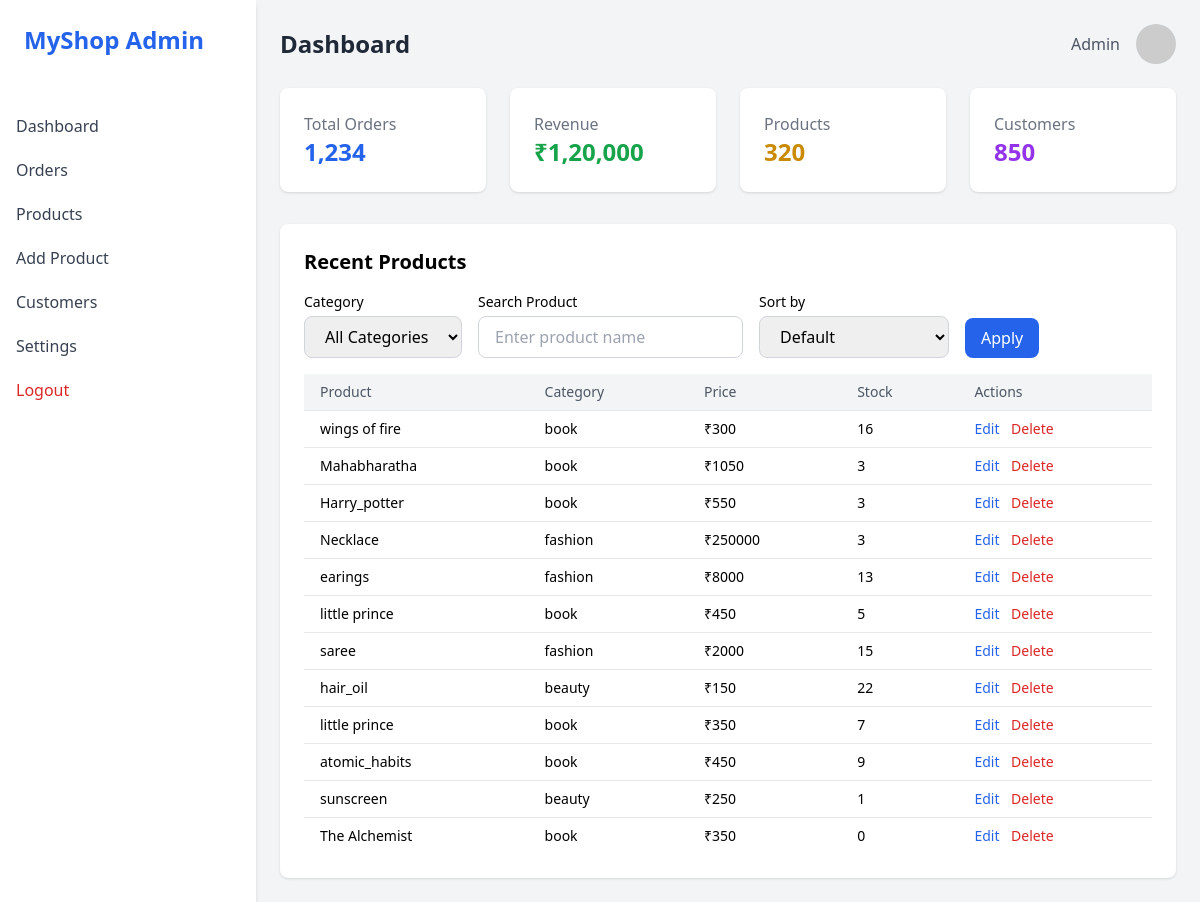
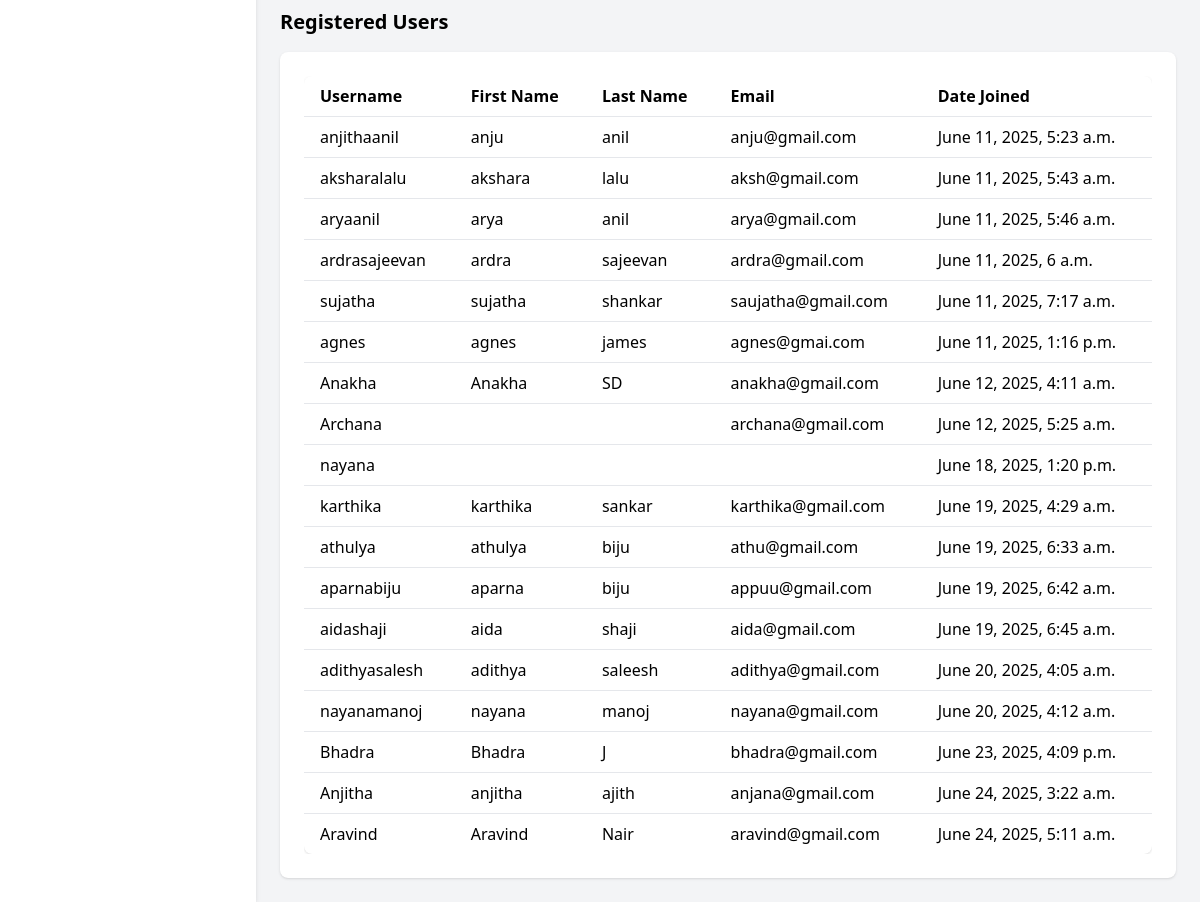
The page /dashboard/ (signed in) on the database its author committed (2 pictures, top to bottom).
### client_app/models.py (models this page shows, shortened)
class Product(models.Model):
    name = models.CharField(max_length=100, null=True)
    price = models.IntegerField(null=True)
    stock = models.IntegerField(null=True)
    product_image = models.ImageField(upload_to='media/', null=True)
    categ = models.ForeignKey('Category', on_delete=models.CASCADE, null=True, related_name='products')
    description = models.TextField(null=True, blank=True)

class Category(models.Model):
    name = models.CharField(max_length=100, null=True)
    description = models.TextField(null=True, blank=True)

### client_app/views.py (the view)
# urls.py: path('dashboard/', views.dashboard, name='dashboard'),
@login_required
def dashboard(request):
    if not request.user.is_staff:
        return render(request, 'access_denied.html')  # 🔒 Show error for normal users
    selected_category = request.GET.get('category_id')
    search_query = request.GET.get('search', '')
    sort_by = request.GET.get('sort', '')
    products = Product.objects.all()
    if selected_category:
        products = products.filter(categ__id=selected_category)
    if search_query:
        products = products.filter(name__icontains=search_query)
    if sort_by == 'price_asc':
        products = products.order_by('price')
    elif sort_by == 'price_desc':
        products = products.order_by('-price')
    categories = Category.objects.all()
    orders = Order.objects.all()
    users = User.objects.all()
    return render(request, 'dashboard.html', {
        'orders': orders,
        'users': users,
        'products': products,
        'categories': categories,
        'selected_category': selected_category,
        'search_query': search_query,
        'sort_by': sort_by,
    })

### client_app/templates/dashboard.html (shortened to what this page needs)
<!DOCTYPE html>
<html lang="en">
<head>
  <script src="https://cdn.tailwindcss.com"></script>
</head>
<body class="bg-gray-100 flex">
  <aside class="w-64 bg-white shadow-md min-h-screen hidden md:block">
    <div class="p-6">
      <h1 class="text-2xl font-bold text-blue-600">MyShop Admin</h1>
    </div>
    <nav class="mt-6">
      <a href="#" class="block py-2.5 px-4 text-gray-700 hover:bg-blue-100">Dashboard</a>
      <a href="{% url 'orders_detail' %}" class="block py-2.5 px-4 text-gray-700 hover:bg-blue-100">Orders</a>
      <a href="#" class="block py-2.5 px-4 text-gray-700 hover:bg-blue-100">Products</a>
      <a href="{% url 'add' %}" class="block py-2.5 px-4 text-gray-700 hover:bg-blue-100">Add Product</a>
      <a href="#" class="block py-2.5 px-4 text-gray-700 hover:bg-blue-100">Customers</a>
      <a href="#" class="block py-2.5 px-4 text-gray-700 hover:bg-blue-100">Settings</a>
      <form action="{% url 'logout' %}" method="post" class="block">
        <button type="submit" class="w-full text-left py-2.5 px-4 text-red-600 hover:bg-red-100 font-medium bg-transparent border-0">Logout</button>
      </form>
    </nav>
  </aside>
  <div class="flex-1 p-6">
    <header class="flex justify-between items-center mb-6">
      <h2 class="text-2xl font-semibold text-gray-800">Dashboard</h2>
      <div class="flex items-center space-x-4">
        <span class="text-gray-600">Admin</span>
        <img src="https://i.pravatar.cc/40" alt="Admin" class="rounded-full w-10 h-10">
      </div>
    </header>
    <div class="grid grid-cols-1 sm:grid-cols-2 lg:grid-cols-4 gap-6 mb-8">
      <div class="bg-white p-6 rounded-lg shadow">
        <h3 class="text-gray-500">Total Orders</h3>
        <p class="text-2xl font-bold text-blue-600">1,234</p>
      </div>
      <div class="bg-white p-6 rounded-lg shadow">
        <h3 class="text-gray-500">Revenue</h3>
        <p class="text-2xl font-bold text-green-600">₹1,20,000</p>
      </div>
      <div class="bg-white p-6 rounded-lg shadow">
        <h3 class="text-gray-500">Products</h3>
        <p class="text-2xl font-bold text-yellow-600">320</p>
      </div>
      <div class="bg-white p-6 rounded-lg shadow">
        <h3 class="text-gray-500">Customers</h3>
        <p class="text-2xl font-bold text-purple-600">850</p>
      </div>
    </div>
    <div class="bg-white rounded-lg shadow p-6">
      <h3 class="text-xl font-semibold mb-4">Recent Products</h3>
<form method="get" action="" class="mb-4 space-y-2">
  <div class="flex flex-wrap items-center gap-4">
    <div>
      <label for="category_id" class="block mb-1 text-sm font-medium">Category</label>
      <select name="category_id" id="category_id"
              class="px-4 py-2 border border-gray-300 rounded-lg">
        <option value="">All Categories</option>
      </select>
    </div>
    <div>
      <label for="search" class="block mb-1 text-sm font-medium">Search Product</label>
      <input type="text" name="search" id="search" value="{{ search_query }}"
             class="px-4 py-2 border border-gray-300 rounded-lg" placeholder="Enter product name">
    </div>
    <div>
      <label for="sort" class="block mb-1 text-sm font-medium">Sort by</label>
      <select name="sort" id="sort" class="px-4 py-2 border border-gray-300 rounded-lg">
        <option value="">Default</option>
      </select>
    </div>
    <div class="self-end">
      <button type="submit" class="px-4 py-2 bg-blue-600 text-white rounded-lg hover:bg-blue-700">
        Apply
      </button>
    </div>
  </div>
</form>
      <div class="overflow-x-auto">
        <table class="min-w-full text-sm">
          <thead>
            <tr class="bg-gray-100 text-left">
              <th class="px-4 py-2 font-medium text-gray-600">Product</th>
              <th class="px-4 py-2 font-medium text-gray-600">Category</th>
              <th class="px-4 py-2 font-medium text-gray-600">Price</th>
              <th class="px-4 py-2 font-medium text-gray-600">Stock</th>
              <th class="px-4 py-2 font-medium text-gray-600">Actions</th>
            </tr>
          </thead>
          <tbody>
            {% for product in products %}
            <tr class="border-t hover:bg-gray-50">
              <td class="px-4 py-2">{{ product.name }}</td>
              <td class="px-4 py-2">{{ product.categ.name }}</td>
              <td class="px-4 py-2">₹{{ product.price }}</td>
              <td class="px-4 py-2">{{ product.stock }}</td>
              <td class="px-4 py-2">
                <a href="{% url 'edit_product' product.id %}" class="text-blue-600 hover:underline">Edit</a>
                <a href="{% url 'delete_product' product.id %}" class="text-red-600 hover:underline ml-2">Delete</a>
              </td>
            </tr>
            {% endfor %}
          </tbody>
        </table>
      </div>
    </div>
    <h2 class="text-xl font-semibold mb-4 mt-8">Registered Users</h2>
    <div class="bg-white rounded-lg shadow p-6">
      <div class="overflow-x-auto">
        <table class="min-w-full bg-white rounded-lg shadow overflow-hidden">
          <thead>
            <tr>
              <th class="px-4 py-2 text-left">Username</th>
              <th class="px-4 py-2 text-left">First Name</th>
              <th class="px-4 py-2 text-left">Last Name</th>
              <th class="px-4 py-2 text-left">Email</th>
              <th class="px-4 py-2 text-left">Date Joined</th>
            </tr>
          </thead>
          <tbody>
            {% for user in users %}
            <tr class="border-t hover:bg-gray-50">
              <td class="px-4 py-2">{{ user.username }}</td>
              <td class="px-4 py-2">{{ user.first_name }}</td>
              <td class="px-4 py-2">{{ user.last_name }}</td>
              <td class="px-4 py-2">{{ user.email }}</td>
              <td class="px-4 py-2">{{ user.date_joined }}</td>
            </tr>
            {% endfor %}
          </tbody>
        </table>
      </div>
    </div>
  </div>
</body>
</html>

### rows shown on the page
Product: name "wings of fire", categ.name "book", price "300", stock "16"
Product: name "Mahabharatha", categ.name "book", price "1050", stock "3"
Product: name "Harry_potter", categ.name "book", price "550", stock "3"
Product: name "Necklace", categ.name "fashion", price "250000", stock "3"
Product: name "earings", categ.name "fashion", price "8000", stock "13"
Product: name "little prince", categ.name "book", price "450", stock "5"
Product: name "saree", categ.name "fashion", price "2000", stock "15"
Product: name "hair_oil", categ.name "beauty", price "150", stock "22"
Product: name "little prince", categ.name "book", price "350", stock "7"
Product: name "atomic_habits", categ.name "book", price "450", stock "9"
Product: name "sunscreen", categ.name "beauty", price "250", stock "1"
Product: name "The Alchemist", categ.name "book", price "350", stock "0"

### other values the page prints
{{ user.username }} "anjithaanil"
{{ user.first_name }} "anju"
{{ user.last_name }} "anil"
{{ user.email }} "anju@gmail.com"
{{ user.date_joined }} "June 11, 2025, 5:23 a.m."
{{ user.username }} "aksharalalu"
{{ user.first_name }} "akshara"
{{ user.last_name }} "lalu"
{{ user.email }} "aksh@gmail.com"
{{ user.date_joined }} "June 11, 2025, 5:43 a.m."
{{ user.username }} "aryaanil"
{{ user.first_name }} "arya"
{{ user.email }} "arya@gmail.com"
{{ user.date_joined }} "June 11, 2025, 5:46 a.m."
{{ user.username }} "ardrasajeevan"
